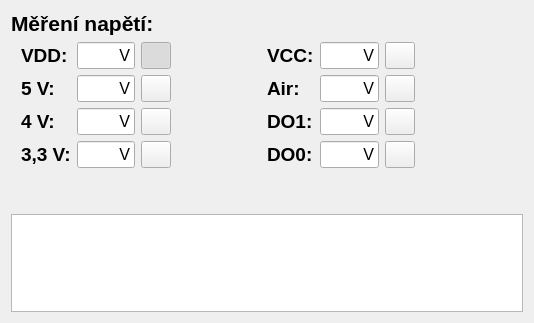
<?xml version="1.0" encoding="UTF-8"?>
<ui version="4.0">
 <class>MeasurementTab</class>
 <widget class="QWidget" name="MeasurementTab">
  <property name="geometry">
   <rect>
    <x>0</x>
    <y>0</y>
    <width>534</width>
    <height>323</height>
   </rect>
  </property>
  <property name="windowTitle">
   <string>Form</string>
  </property>
  <layout class="QVBoxLayout" name="verticalLayout_2">
   <item>
    <layout class="QVBoxLayout" name="verticalLayout">
     <item>
      <widget class="QLabel" name="labelGroupTitle">
       <property name="text">
        <string>&lt;html&gt;&lt;head/&gt;&lt;body&gt;&lt;p&gt;&lt;span style=&quot; font-size:16pt; font-weight:700;&quot;&gt;Měření napětí:&lt;/span&gt;&lt;/p&gt;&lt;/body&gt;&lt;/html&gt;</string>
       </property>
       <property name="margin">
        <number>2</number>
       </property>
      </widget>
     </item>
     <item>
      <layout class="QHBoxLayout" name="horizontalLayout">
       <item>
        <layout class="QGridLayout" name="gridLayout">
         <property name="sizeConstraint">
          <enum>QLayout::SetFixedSize</enum>
         </property>
         <property name="leftMargin">
          <number>10</number>
         </property>
         <property name="rightMargin">
          <number>80</number>
         </property>
         <item row="2" column="1">
          <widget class="QLineEdit" name="lineEdit_4v">
           <property name="maximumSize">
            <size>
             <width>70</width>
             <height>30</height>
            </size>
           </property>
           <property name="font">
            <font>
             <pointsize>12</pointsize>
            </font>
           </property>
           <property name="inputMask">
            <string>00 V</string>
           </property>
           <property name="text">
            <string> V</string>
           </property>
           <property name="alignment">
            <set>Qt::AlignRight|Qt::AlignTrailing|Qt::AlignVCenter</set>
           </property>
           <property name="readOnly">
            <bool>true</bool>
           </property>
          </widget>
         </item>
         <item row="3" column="1">
          <widget class="QLineEdit" name="lineEdit_3v3">
           <property name="maximumSize">
            <size>
             <width>70</width>
             <height>30</height>
            </size>
           </property>
           <property name="font">
            <font>
             <pointsize>12</pointsize>
            </font>
           </property>
           <property name="inputMask">
            <string>00 V</string>
           </property>
           <property name="text">
            <string> V</string>
           </property>
           <property name="alignment">
            <set>Qt::AlignRight|Qt::AlignTrailing|Qt::AlignVCenter</set>
           </property>
           <property name="readOnly">
            <bool>true</bool>
           </property>
          </widget>
         </item>
         <item row="3" column="2">
          <widget class="QPushButton" name="btn_3v3">
           <property name="maximumSize">
            <size>
             <width>30</width>
             <height>30</height>
            </size>
           </property>
           <property name="text">
            <string/>
           </property>
           <property name="checkable">
            <bool>true</bool>
           </property>
           <property name="checked">
            <bool>false</bool>
           </property>
          </widget>
         </item>
         <item row="1" column="0">
          <widget class="QLabel" name="label_5v">
           <property name="maximumSize">
            <size>
             <width>50</width>
             <height>16777215</height>
            </size>
           </property>
           <property name="text">
            <string>&lt;html&gt;&lt;head/&gt;&lt;body&gt;&lt;p&gt;&lt;span style=&quot; font-size:14pt; font-weight:700;&quot;&gt;5 V:&lt;/span&gt;&lt;/p&gt;&lt;/body&gt;&lt;/html&gt;</string>
           </property>
           <property name="margin">
            <number>2</number>
           </property>
          </widget>
         </item>
         <item row="0" column="2">
          <widget class="QPushButton" name="btn_vdd">
           <property name="maximumSize">
            <size>
             <width>30</width>
             <height>30</height>
            </size>
           </property>
           <property name="text">
            <string/>
           </property>
           <property name="checkable">
            <bool>true</bool>
           </property>
           <property name="checked">
            <bool>true</bool>
           </property>
          </widget>
         </item>
         <item row="0" column="1">
          <widget class="QLineEdit" name="lineEdit_vdd">
           <property name="maximumSize">
            <size>
             <width>70</width>
             <height>30</height>
            </size>
           </property>
           <property name="font">
            <font>
             <pointsize>12</pointsize>
            </font>
           </property>
           <property name="inputMask">
            <string>00 V</string>
           </property>
           <property name="text">
            <string> V</string>
           </property>
           <property name="alignment">
            <set>Qt::AlignRight|Qt::AlignTrailing|Qt::AlignVCenter</set>
           </property>
           <property name="readOnly">
            <bool>true</bool>
           </property>
          </widget>
         </item>
         <item row="1" column="1">
          <widget class="QLineEdit" name="lineEdit_5v">
           <property name="maximumSize">
            <size>
             <width>70</width>
             <height>30</height>
            </size>
           </property>
           <property name="font">
            <font>
             <pointsize>12</pointsize>
            </font>
           </property>
           <property name="inputMask">
            <string>00 V</string>
           </property>
           <property name="text">
            <string> V</string>
           </property>
           <property name="alignment">
            <set>Qt::AlignRight|Qt::AlignTrailing|Qt::AlignVCenter</set>
           </property>
           <property name="readOnly">
            <bool>true</bool>
           </property>
          </widget>
         </item>
         <item row="2" column="0">
          <widget class="QLabel" name="label_4v">
           <property name="maximumSize">
            <size>
             <width>50</width>
             <height>16777215</height>
            </size>
           </property>
           <property name="text">
            <string>&lt;html&gt;&lt;head/&gt;&lt;body&gt;&lt;p&gt;&lt;span style=&quot; font-size:14pt; font-weight:700;&quot;&gt;4 V:&lt;/span&gt;&lt;/p&gt;&lt;/body&gt;&lt;/html&gt;</string>
           </property>
           <property name="margin">
            <number>2</number>
           </property>
          </widget>
         </item>
         <item row="1" column="2">
          <widget class="QPushButton" name="btn_5v">
           <property name="maximumSize">
            <size>
             <width>30</width>
             <height>30</height>
            </size>
           </property>
           <property name="text">
            <string/>
           </property>
           <property name="checkable">
            <bool>true</bool>
           </property>
           <property name="checked">
            <bool>false</bool>
           </property>
          </widget>
         </item>
         <item row="2" column="2">
          <widget class="QPushButton" name="btn_4v">
           <property name="maximumSize">
            <size>
             <width>30</width>
             <height>30</height>
            </size>
           </property>
           <property name="text">
            <string/>
           </property>
           <property name="checkable">
            <bool>true</bool>
           </property>
           <property name="checked">
            <bool>false</bool>
           </property>
          </widget>
         </item>
         <item row="3" column="0">
          <widget class="QLabel" name="label_3v3">
           <property name="maximumSize">
            <size>
             <width>50</width>
             <height>16777215</height>
            </size>
           </property>
           <property name="text">
            <string>&lt;html&gt;&lt;head/&gt;&lt;body&gt;&lt;p&gt;&lt;span style=&quot; font-size:14pt; font-weight:700;&quot;&gt;3,3 V:&lt;/span&gt;&lt;/p&gt;&lt;/body&gt;&lt;/html&gt;</string>
           </property>
           <property name="margin">
            <number>2</number>
           </property>
          </widget>
         </item>
         <item row="0" column="0">
          <widget class="QLabel" name="label_vdd">
           <property name="maximumSize">
            <size>
             <width>50</width>
             <height>16777215</height>
            </size>
           </property>
           <property name="text">
            <string>&lt;html&gt;&lt;head/&gt;&lt;body&gt;&lt;p&gt;&lt;span style=&quot; font-size:14pt; font-weight:700;&quot;&gt;VDD:&lt;/span&gt;&lt;/p&gt;&lt;/body&gt;&lt;/html&gt;</string>
           </property>
           <property name="alignment">
            <set>Qt::AlignLeading|Qt::AlignLeft|Qt::AlignVCenter</set>
           </property>
           <property name="margin">
            <number>2</number>
           </property>
          </widget>
         </item>
        </layout>
       </item>
       <item>
        <spacer name="horizontalSpacer_2">
         <property name="orientation">
          <enum>Qt::Horizontal</enum>
         </property>
         <property name="sizeType">
          <enum>QSizePolicy::Fixed</enum>
         </property>
         <property name="sizeHint" stdset="0">
          <size>
           <width>10</width>
           <height>20</height>
          </size>
         </property>
        </spacer>
       </item>
       <item>
        <layout class="QGridLayout" name="gridLayout_2">
         <property name="sizeConstraint">
          <enum>QLayout::SetFixedSize</enum>
         </property>
         <property name="leftMargin">
          <number>0</number>
         </property>
         <property name="rightMargin">
          <number>80</number>
         </property>
         <item row="1" column="1">
          <widget class="QLineEdit" name="lineEdit_air">
           <property name="maximumSize">
            <size>
             <width>70</width>
             <height>30</height>
            </size>
           </property>
           <property name="font">
            <font>
             <pointsize>12</pointsize>
            </font>
           </property>
           <property name="inputMask">
            <string>00 V</string>
           </property>
           <property name="text">
            <string> V</string>
           </property>
           <property name="alignment">
            <set>Qt::AlignRight|Qt::AlignTrailing|Qt::AlignVCenter</set>
           </property>
           <property name="readOnly">
            <bool>true</bool>
           </property>
          </widget>
         </item>
         <item row="0" column="0">
          <widget class="QLabel" name="label_vcc">
           <property name="maximumSize">
            <size>
             <width>50</width>
             <height>16777215</height>
            </size>
           </property>
           <property name="text">
            <string>&lt;html&gt;&lt;head/&gt;&lt;body&gt;&lt;p&gt;&lt;span style=&quot; font-size:14pt; font-weight:700;&quot;&gt;VCC:&lt;/span&gt;&lt;/p&gt;&lt;/body&gt;&lt;/html&gt;</string>
           </property>
           <property name="margin">
            <number>2</number>
           </property>
          </widget>
         </item>
         <item row="3" column="1">
          <widget class="QLineEdit" name="lineEdit_do0">
           <property name="maximumSize">
            <size>
             <width>70</width>
             <height>30</height>
            </size>
           </property>
           <property name="font">
            <font>
             <pointsize>12</pointsize>
            </font>
           </property>
           <property name="inputMask">
            <string>00 V</string>
           </property>
           <property name="text">
            <string> V</string>
           </property>
           <property name="alignment">
            <set>Qt::AlignRight|Qt::AlignTrailing|Qt::AlignVCenter</set>
           </property>
           <property name="readOnly">
            <bool>true</bool>
           </property>
          </widget>
         </item>
         <item row="1" column="0">
          <widget class="QLabel" name="label_air">
           <property name="maximumSize">
            <size>
             <width>50</width>
             <height>16777215</height>
            </size>
           </property>
           <property name="text">
            <string>&lt;html&gt;&lt;head/&gt;&lt;body&gt;&lt;p&gt;&lt;span style=&quot; font-size:14pt; font-weight:700;&quot;&gt;Air:&lt;/span&gt;&lt;/p&gt;&lt;/body&gt;&lt;/html&gt;</string>
           </property>
           <property name="margin">
            <number>2</number>
           </property>
          </widget>
         </item>
         <item row="0" column="2">
          <widget class="QPushButton" name="btn_vcc">
           <property name="maximumSize">
            <size>
             <width>30</width>
             <height>30</height>
            </size>
           </property>
           <property name="text">
            <string/>
           </property>
           <property name="checkable">
            <bool>true</bool>
           </property>
           <property name="checked">
            <bool>false</bool>
           </property>
          </widget>
         </item>
         <item row="2" column="1">
          <widget class="QLineEdit" name="lineEdit_do1">
           <property name="maximumSize">
            <size>
             <width>70</width>
             <height>30</height>
            </size>
           </property>
           <property name="font">
            <font>
             <pointsize>12</pointsize>
            </font>
           </property>
           <property name="inputMask">
            <string>00 V</string>
           </property>
           <property name="text">
            <string> V</string>
           </property>
           <property name="alignment">
            <set>Qt::AlignRight|Qt::AlignTrailing|Qt::AlignVCenter</set>
           </property>
           <property name="readOnly">
            <bool>true</bool>
           </property>
          </widget>
         </item>
         <item row="3" column="2">
          <widget class="QPushButton" name="btn_do0">
           <property name="maximumSize">
            <size>
             <width>30</width>
             <height>30</height>
            </size>
           </property>
           <property name="text">
            <string/>
           </property>
           <property name="checkable">
            <bool>true</bool>
           </property>
           <property name="checked">
            <bool>false</bool>
           </property>
          </widget>
         </item>
         <item row="2" column="2">
          <widget class="QPushButton" name="btn_do1">
           <property name="maximumSize">
            <size>
             <width>30</width>
             <height>30</height>
            </size>
           </property>
           <property name="text">
            <string/>
           </property>
           <property name="checkable">
            <bool>true</bool>
           </property>
           <property name="checked">
            <bool>false</bool>
           </property>
          </widget>
         </item>
         <item row="0" column="1">
          <widget class="QLineEdit" name="lineEdit_vcc">
           <property name="maximumSize">
            <size>
             <width>70</width>
             <height>30</height>
            </size>
           </property>
           <property name="font">
            <font>
             <pointsize>12</pointsize>
            </font>
           </property>
           <property name="inputMask">
            <string>00 V</string>
           </property>
           <property name="text">
            <string> V</string>
           </property>
           <property name="alignment">
            <set>Qt::AlignRight|Qt::AlignTrailing|Qt::AlignVCenter</set>
           </property>
           <property name="readOnly">
            <bool>true</bool>
           </property>
          </widget>
         </item>
         <item row="1" column="2">
          <widget class="QPushButton" name="btn_air">
           <property name="maximumSize">
            <size>
             <width>30</width>
             <height>30</height>
            </size>
           </property>
           <property name="text">
            <string/>
           </property>
           <property name="checkable">
            <bool>true</bool>
           </property>
           <property name="checked">
            <bool>false</bool>
           </property>
          </widget>
         </item>
         <item row="3" column="0">
          <widget class="QLabel" name="label_do0">
           <property name="maximumSize">
            <size>
             <width>50</width>
             <height>16777215</height>
            </size>
           </property>
           <property name="text">
            <string>&lt;html&gt;&lt;head/&gt;&lt;body&gt;&lt;p&gt;&lt;span style=&quot; font-size:14pt; font-weight:700;&quot;&gt;DO0:&lt;/span&gt;&lt;/p&gt;&lt;/body&gt;&lt;/html&gt;</string>
           </property>
           <property name="margin">
            <number>2</number>
           </property>
          </widget>
         </item>
         <item row="2" column="0">
          <widget class="QLabel" name="label_do1">
           <property name="maximumSize">
            <size>
             <width>50</width>
             <height>16777215</height>
            </size>
           </property>
           <property name="text">
            <string>&lt;html&gt;&lt;head/&gt;&lt;body&gt;&lt;p&gt;&lt;span style=&quot; font-size:14pt; font-weight:700;&quot;&gt;DO1:&lt;/span&gt;&lt;/p&gt;&lt;/body&gt;&lt;/html&gt;</string>
           </property>
           <property name="margin">
            <number>2</number>
           </property>
          </widget>
         </item>
        </layout>
       </item>
       <item>
        <spacer name="horizontalSpacer">
         <property name="orientation">
          <enum>Qt::Horizontal</enum>
         </property>
         <property name="sizeHint" stdset="0">
          <size>
           <width>40</width>
           <height>20</height>
          </size>
         </property>
        </spacer>
       </item>
      </layout>
     </item>
    </layout>
   </item>
   <item>
    <spacer name="verticalSpacer">
     <property name="orientation">
      <enum>Qt::Vertical</enum>
     </property>
     <property name="sizeType">
      <enum>QSizePolicy::Fixed</enum>
     </property>
     <property name="sizeHint" stdset="0">
      <size>
       <width>20</width>
       <height>40</height>
      </size>
     </property>
    </spacer>
   </item>
   <item>
    <widget class="PlotWidget" name="graphWidget"/>
   </item>
  </layout>
 </widget>
 <customwidgets>
  <customwidget>
   <class>PlotWidget</class>
   <extends>QGraphicsView</extends>
   <header>pyqtgraph</header>
  </customwidget>
 </customwidgets>
 <resources/>
 <connections/>
</ui>
